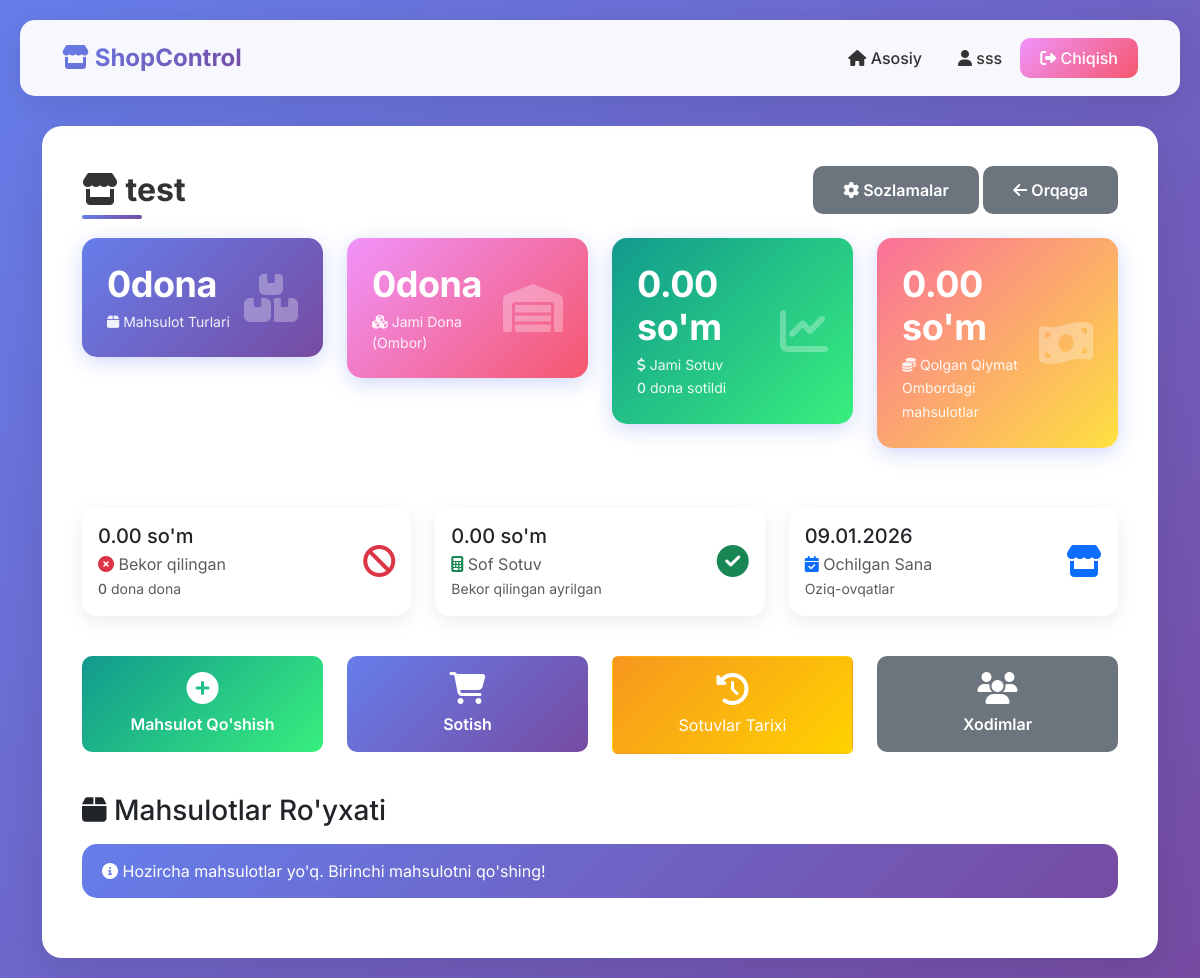
Screenshot of /shop/2/ (signed in) with the database file from the repository.
### shop/models.py (models this page shows, shortened)
class Shop(models.Model):
    owner = models.ForeignKey(
        User, on_delete=models.CASCADE, related_name="owned_shops"
    )
    name = models.CharField(max_length=200, verbose_name="Do'kon nomi")
    category = models.ForeignKey(
        ShopCategory, on_delete=models.SET_NULL, null=True, verbose_name="Kategoriya"
    )
    image = models.ImageField(
        upload_to="shops/", blank=True, null=True, verbose_name="Rasm"
    )
    description = models.TextField(blank=True, verbose_name="Tavsif")
    phone = models.CharField(max_length=20, verbose_name="Telefon")
    is_active = models.BooleanField(default=True, verbose_name="Faol")
    approved_date = models.DateTimeField(
        default=timezone.now, verbose_name="Tasdiqlangan sana"
    )
    created_at = models.DateTimeField(auto_now_add=True)
    updated_at = models.DateTimeField(auto_now=True)
    class Meta:
        verbose_name = "Do'kon"
        verbose_name_plural = "Do'konlar"
        ordering = ["-created_at"]
    def get_total_sales_amount(self):
        from django.db.models import Sum
        result = self.sales.filter(is_cancelled=False).aggregate(
            total=Sum("total_amount")
        )
        return result["total"] or Decimal("0.00")
    def get_total_cancelled_amount(self):
        from django.db.models import Sum
        result = self.sales.filter(is_cancelled=True).aggregate(
            total=Sum("total_amount")
        )
        return result["total"] or Decimal("0.00")
    def get_total_sales_quantity(self):
        from django.db.models import Sum
        result = self.sales.filter(is_cancelled=False).aggregate(total=Sum("quantity"))
        return result["total"] or 0
    def get_remaining_value(self):
        total = Decimal("0.00")
        for product in self.products.all():
            total += product.price * product.quantity
        return total

class Product(models.Model):
    UNIT_CHOICES = [
        ("dona", "dona"),
        ("kg", "kg"),
        ("litr", "litr"),
        ("quti", "quti"),
        ("paket", "paket"),
        ("metr", "metr"),
        ("gramm", "gramm"),
        ("shtuk", "shtuk"),
        ("korobka", "korobka"),
        ("qadoq", "qadoq"),
    ]
    shop = models.ForeignKey(Shop, on_delete=models.CASCADE, related_name="products")
    name = models.CharField(max_length=200, verbose_name="Nomi")
    category = models.ForeignKey(
        "ProductCategory",
        on_delete=models.SET_NULL,
        null=True,
        blank=True,
        verbose_name="Kategoriya",
    )
    image = models.ImageField(
        upload_to="products/", blank=True, null=True, verbose_name="Rasm"
    )
    price = models.DecimalField(max_digits=12, decimal_places=2, verbose_name="Narxi")
    quantity = models.IntegerField(default=0, verbose_name="Miqdori")
    unit = models.CharField(
        max_length=20,
        choices=UNIT_CHOICES,
        default="dona",
        verbose_name="Miqdor birligi",
    )
    added_by = models.ForeignKey(User, on_delete=models.SET_NULL, null=True)
    created_at = models.DateTimeField(auto_now_add=True)
    updated_at = models.DateTimeField(auto_now=True)
    class Meta:
        verbose_name = "Mahsulot"
        verbose_name_plural = "Mahsulotlar"
        ordering = ["-created_at"]

class ShopCategory(models.Model):
    name = models.CharField(max_length=100, verbose_name="Kategoriya nomi")
    created_at = models.DateTimeField(auto_now_add=True)
    class Meta:
        verbose_name = "Do'kon kategoriyasi"
        verbose_name_plural = "Do'kon kategoriyalari"

### shop/views.py (the view)
# urls.py: path("shop/<int:shop_id>/", views.shop_detail_view, name="shop_detail"),
@login_required
def shop_detail_view(request, shop_id):
    shop = get_object_or_404(Shop, id=shop_id, is_active=True)
    is_owner = shop.owner == request.user
    staff_position = ShopStaff.objects.filter(shop=shop, user=request.user).first()
    if not is_owner and not staff_position:
        messages.error(request, "Sizda bu do'konni ko'rish huquqi yo'q!")
        return redirect("home")
    products = Product.objects.filter(shop=shop)
    total_products_count = products.count()
    total_products_quantity = products.aggregate(total=Sum("quantity"))["total"] or 0
    total_sales = shop.get_total_sales_amount()
    total_sales_quantity = shop.get_total_sales_quantity()
    total_cancelled = shop.get_total_cancelled_amount()
    cancelled_quantity = (
        shop.sales.filter(is_cancelled=True).aggregate(total=Sum("quantity"))["total"]
        or 0
    )
    remaining_value = shop.get_remaining_value()
    net_sales = total_sales - total_cancelled
    context = {
        "shop": shop,
        "products": products,
        "is_owner": is_owner,
        "staff_position": staff_position,
        "total_products_count": total_products_count,
        "total_products_quantity": total_products_quantity,
        "total_sales": total_sales,
        "total_sales_quantity": total_sales_quantity,
        "total_cancelled": total_cancelled,
        "cancelled_quantity": cancelled_quantity,
        "remaining_value": remaining_value,
        "net_sales": net_sales,
    }
    return render(request, "shop/shop_detail.html", context)

### templates/shop/shop_detail.html (shortened to what this page needs)
{% extends 'base.html' %}
{% load shop_filters %}
{% block content %}
<div class="d-flex justify-content-between align-items-center mb-4">
    <h1 class="page-title mb-0">
        <i class="fas fa-store"></i> {{ shop.name }}
    </h1>
    <div>
        {% if is_owner %}
        <a href="{% url 'shop_settings' shop.id %}" class="btn btn-secondary-custom">
            <i class="fas fa-cog"></i> Sozlamalar
        </a>
        {% endif %}
        <a href="{% url 'home' %}" class="btn btn-secondary-custom">
            <i class="fas fa-arrow-left"></i> Orqaga
        </a>
    </div>
</div>
<div class="row mb-4">
    <div class="col-lg-3 col-md-6 mb-3">
        <div class="stat-card">
            <div class="d-flex justify-content-between align-items-center">
                <div>
                    <h3 class="stat-amount">{{ total_products_count|format_quantity }}</h3>
                    <p><i class="fas fa-box"></i> Mahsulot Turlari</p>
                </div>
                <i class="fas fa-boxes fa-3x" style="opacity: 0.3;"></i>
            </div>
        </div>
    </div>
    <div class="col-lg-3 col-md-6 mb-3">
        <div class="stat-card" style="background: linear-gradient(135deg, #f093fb 0%, #f5576c 100%);">
            <div class="d-flex justify-content-between align-items-center">
                <div>
                    <h3 class="stat-amount">{{ total_products_quantity|format_quantity }}</h3>
                    <p><i class="fas fa-cubes"></i> Jami Dona (Ombor)</p>
                </div>
                <i class="fas fa-warehouse fa-3x" style="opacity: 0.3;"></i>
            </div>
        </div>
    </div>
    <div class="col-lg-3 col-md-6 mb-3">
        <div class="stat-card" style="background: linear-gradient(135deg, #11998e 0%, #38ef7d 100%);">
            <div class="d-flex justify-content-between align-items-center">
                <div>
                    <h3 class="stat-amount">{{ total_sales|format_price_with_currency }}</h3>
                    <p><i class="fas fa-dollar-sign"></i> Jami Sotuv</p>
                    <small style="opacity: 0.9;">{{ total_sales_quantity|format_quantity }} sotildi</small>
                </div>
                <i class="fas fa-chart-line fa-3x" style="opacity: 0.3;"></i>
            </div>
        </div>
    </div>
    <div class="col-lg-3 col-md-6 mb-3">
        <div class="stat-card" style="background: linear-gradient(135deg, #fa709a 0%, #fee140 100%);">
            <div class="d-flex justify-content-between align-items-center">
                <div>
                    <h3 class="stat-amount">{{ remaining_value|format_price_with_currency }}</h3>
                    <p><i class="fas fa-coins"></i> Qolgan Qiymat</p>
                    <small style="opacity: 0.9;">Ombordagi mahsulotlar</small>
                </div>
                <i class="fas fa-money-bill-wave fa-3x" style="opacity: 0.3;"></i>
            </div>
        </div>
    </div>
</div>
<div class="row mb-4">
    <div class="col-lg-4 col-md-6 mb-3">
        <div class="card-custom p-3">
            <div class="d-flex justify-content-between align-items-center">
                <div>
                    <h5 class="mb-1">{{ total_cancelled|format_price_with_currency }}</h5>
                    <p class="text-muted mb-0"><i class="fas fa-times-circle text-danger"></i> Bekor qilingan</p>
                    <small class="text-muted">{{ cancelled_quantity|format_quantity }} dona</small>
                </div>
                <div class="text-danger" style="font-size: 2rem;">
                    <i class="fas fa-ban"></i>
                </div>
            </div>
        </div>
    </div>
    <div class="col-lg-4 col-md-6 mb-3">
        <div class="card-custom p-3">
            <div class="d-flex justify-content-between align-items-center">
                <div>
                    <h5 class="mb-1">{{ net_sales|format_price_with_currency }}</h5>
                    <p class="text-muted mb-0"><i class="fas fa-calculator text-success"></i> Sof Sotuv</p>
                    <small class="text-muted">Bekor qilingan ayrilgan</small>
                </div>
                <div class="text-success" style="font-size: 2rem;">
                    <i class="fas fa-check-circle"></i>
                </div>
            </div>
        </div>
    </div>
    <div class="col-lg-4 col-md-6 mb-3">
        <div class="card-custom p-3">
            <div class="d-flex justify-content-between align-items-center">
                <div>
                    <h5 class="mb-1">{{ shop.approved_date|date:"d.m.Y" }}</h5>
                    <p class="text-muted mb-0"><i class="fas fa-calendar-check text-primary"></i> Ochilgan Sana</p>
                    <small class="text-muted">{{ shop.category.name }}</small>
                </div>
                <div class="text-primary" style="font-size: 2rem;">
                    <i class="fas fa-store"></i>
                </div>
            </div>
        </div>
    </div>
</div>
<div class="row mb-4">
    {% if is_owner or staff_position.role == 'admin' %}
    <div class="col-md-3 mb-3">
        <a href="{% url 'add_product' shop.id %}" class="btn btn-success-custom w-100 py-3">
            <i class="fas fa-plus-circle fa-2x mb-2 d-block"></i>
            <div>Mahsulot Qo'shish</div>
        </a>
    </div>
    {% endif %}
    {% if is_owner or staff_position %}
    <div class="col-md-3 mb-3">
        <a href="{% url 'sell_product' shop.id %}" class="btn btn-primary-custom w-100 py-3">
            <i class="fas fa-shopping-cart fa-2x mb-2 d-block"></i>
            <div>Sotish</div>
        </a>
    </div>
    {% endif %}
    <div class="col-md-3 mb-3">
        <a href="{% url 'sales_history' shop.id %}" class="btn w-100 py-3 text-white"
            style="background: linear-gradient(135deg, #f7971e 0%, #ffd200 100%);">
            <i class="fas fa-history fa-2x mb-2 d-block"></i>
            <div>Sotuvlar Tarixi</div>
        </a>
    </div>
    {% if is_owner %}
    <div class="col-md-3 mb-3">
        <a href="{% url 'add_staff' shop.id %}" class="btn btn-secondary-custom w-100 py-3">
            <i class="fas fa-users fa-2x mb-2 d-block"></i>
            <div>Xodimlar</div>
        </a>
    </div>
    {% endif %}
</div>
<h3 class="mb-3"><i class="fas fa-box"></i> Mahsulotlar Ro'yxati</h3>
{% if products %}
<div class="card-custom p-3">
    <div class="table-responsive">
        <table class="table">
            <thead>
                <tr>
                    <th>Rasm</th>
                    <th>Nomi</th>
                    <th>Kategoriya</th>
                    <th>Narxi</th>
                    <th>Qoldiq</th>
                    <th>Qiymat</th>
                    <th>Amallar</th>
                </tr>
            </thead>
            <tbody>
                {% for product in products %}
                <tr>
                    <td>
                        {% if product.image %}
                        <img src="{{ product.image.url }}" alt="{{ product.name }}"
                            style="width: 50px; height: 50px; object-fit: cover; border-radius: 8px;">
                        {% else %}
                        <div class="bg-secondary text-white d-flex align-items-center justify-content-center"
                            style="width: 50px; height: 50px; border-radius: 8px;">
                            <i class="fas fa-box"></i>
                        </div>
                        {% endif %}
                    </td>
                    <td class="fw-bold">{{ product.name }}</td>
                    <td>
                        {% if product.category %}
                        <span class="badge bg-info" style="font-size: 0.8rem;">
                            {{ product.category.name }}
                        </span>
                        {% else %}
                        <span class="text-muted" style="font-size: 0.8rem;">-</span>
                        {% endif %}
                    </td>
                    <td class="product-price">{{ product.price|format_price_with_currency }}</td>
                    <td>
                        {% if product.quantity > 10 %}
                        <span class="badge bg-success" style="font-size: 0.9rem;">
                            {{ product.get_display_quantity }}
                        </span>
                        {% elif product.quantity > 0 %}
                        <span class="badge bg-warning" style="font-size: 0.9rem;">
                            {{ product.get_display_quantity }}
                        </span>
                        {% else %}
                        <span class="badge bg-danger" style="font-size: 0.9rem;">
                            Tugagan
                        </span>
                        {% endif %}
                    </td>
                    <td class="fw-bold text-primary">
                        {{ product.get_total_value|format_price_with_currency }}
                    </td>
                    <td>
                        <a href="{% url 'product_detail' product.id %}" class="btn btn-sm btn-primary-custom">
                            <i class="fas fa-eye"></i> Ko'rish
                        </a>
                    </td>
                </tr>
                {% endfor %}
            </tbody>
        </table>
    </div>
</div>
{% else %}
<div class="alert alert-info">
    <i class="fas fa-info-circle"></i> Hozircha mahsulotlar yo'q. Birinchi mahsulotni qo'shing!
</div>
{% endif %}
{% endblock %}

### templates/base.html (shortened to what this page needs)
<!DOCTYPE html>
<html lang="uz">
<head>
    <link href="https://cdn.jsdelivr.net/npm/bootstrap@5.3.0/dist/css/bootstrap.min.css" rel="stylesheet">
    <link rel="stylesheet" href="https://cdnjs.cloudflare.com/ajax/libs/font-awesome/6.4.0/css/all.min.css">
</head>
<body>
    {% if user.is_authenticated %}
    <nav class="navbar navbar-expand-lg navbar-custom">
        <div class="container-fluid">
            <a class="navbar-brand" href="{% url 'home' %}">
                <i class="fas fa-store"></i> ShopControl
            </a>
            <div class="collapse navbar-collapse" id="navbarNav">
                <ul class="navbar-nav ms-auto align-items-center">
                    <li class="nav-item">
                        <a class="nav-link" href="{% url 'home' %}">
                            <i class="fas fa-home"></i> Asosiy
                        </a>
                    </li>
                    <li class="nav-item">
                        <span class="nav-link">
                            <i class="fas fa-user"></i> {{ user.username }}
                        </span>
                    </li>
                    <li class="nav-item">
                        <a href="{% url 'logout' %}" class="btn btn-logout">
                            <i class="fas fa-sign-out-alt"></i> Chiqish
                        </a>
                    </li>
                </ul>
            </div>
        </div>
    </nav>
    {% endif %}
    <div class="container">
        <div class="content-wrapper">
            {% block content %}{% endblock %}
        </div>
    </div>
</body>
</html>

### rows the page displays
Shop: name "test", approved_date "09.01.2026", category.name "Oziq-ovqatlar"
Product: unit "0 dona"

### other values shown
{{ user.username }} "sss"
{{ total_cancelled|format_price_with_currency }} "0.00 so'm"
{{ net_sales|format_price_with_currency }} "0.00 so'm"
